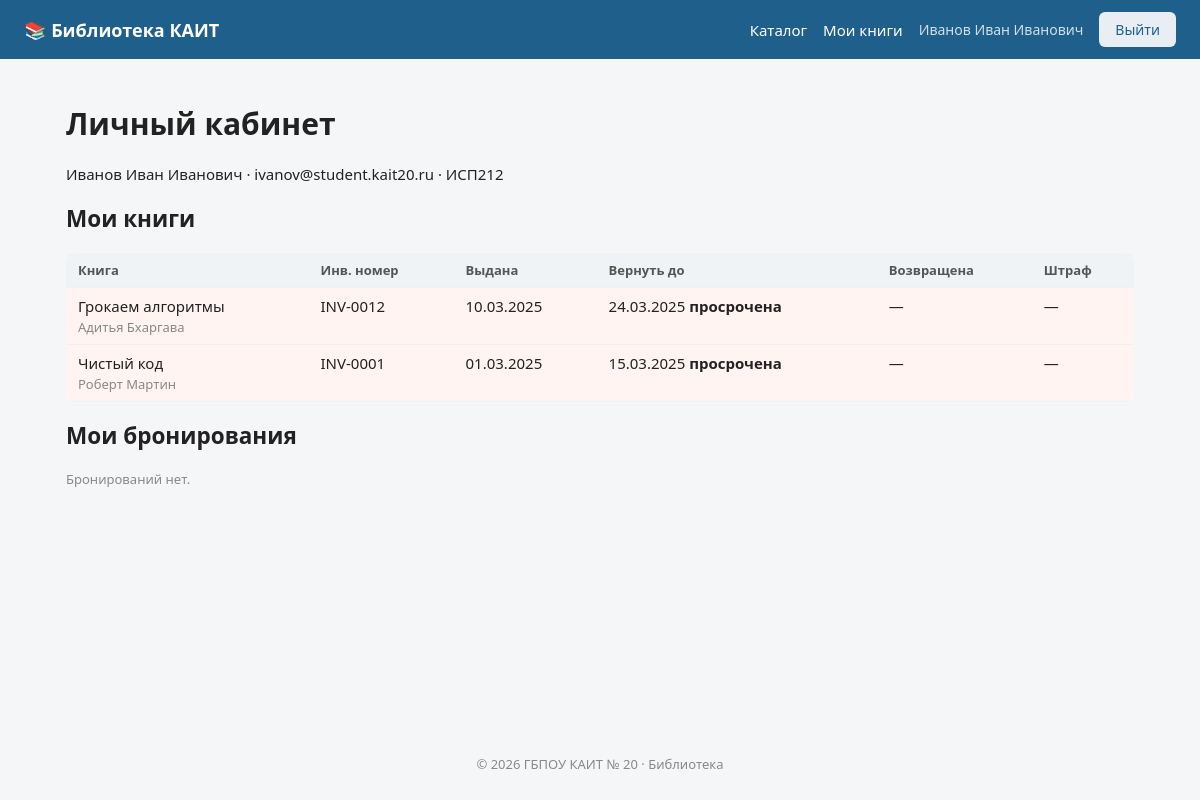
Page /public/index.php?page=profile (signed in) on the committed database.
### tables this page shows
CREATE TABLE IF NOT EXISTS users (
    id INT AUTO_INCREMENT PRIMARY KEY,
    full_name VARCHAR(150) NOT NULL,
    email VARCHAR(150) NOT NULL UNIQUE,
    password VARCHAR(255) NOT NULL,
    role ENUM('reader', 'librarian', 'admin') NOT NULL DEFAULT 'reader',
    category ENUM('student', 'teacher', 'staff') NOT NULL DEFAULT 'student',
    group_name VARCHAR(20) NULL,
    phone VARCHAR(20) NULL,
    is_blocked TINYINT(1) NOT NULL DEFAULT 0,
    created_at DATETIME NOT NULL
);

CREATE TABLE IF NOT EXISTS loans (
    id INT AUTO_INCREMENT PRIMARY KEY,
    copy_id INT NOT NULL,
    user_id INT NOT NULL,
    librarian_id INT NULL,
    issued_at DATE NOT NULL,
    due_at DATE NOT NULL,
    returned_at DATE NULL,
    fine DECIMAL(8,2) NOT NULL DEFAULT 0,
    FOREIGN KEY (copy_id) REFERENCES copies(id),
    FOREIGN KEY (user_id) REFERENCES users(id)
);

CREATE TABLE IF NOT EXISTS books (
    id INT AUTO_INCREMENT PRIMARY KEY,
    title VARCHAR(255) NOT NULL,
    author VARCHAR(255) NOT NULL,
    genre_id INT NULL,
    year SMALLINT NULL,
    isbn VARCHAR(20) NULL,
    description TEXT NULL,
    cover VARCHAR(255) NULL,
    created_at DATETIME NOT NULL,
    FOREIGN KEY (genre_id) REFERENCES genres(id)
);

CREATE TABLE IF NOT EXISTS copies (
    id INT AUTO_INCREMENT PRIMARY KEY,
    book_id INT NOT NULL,
    inventory_number VARCHAR(30) NOT NULL UNIQUE,
    status ENUM('available', 'issued', 'lost', 'repair') NOT NULL DEFAULT 'available',
    FOREIGN KEY (book_id) REFERENCES books(id)
);

### src/helpers.php (called while the page is built, shortened)
<?php
function e($value)
{
    return htmlspecialchars((string)$value, ENT_QUOTES, 'UTF-8');
}
function render($template, $vars = [])
{
    extract($vars);
    $user = Auth::user();
    require __DIR__ . '/../templates/' . $template . '.php';
    $content = ob_get_clean();
    require __DIR__ . '/../templates/layout.php';
}
function format_date($date)
{
    if (!$date) {
        return '—';
    }
    return date('d.m.Y', strtotime($date));
}

### src/Database.php (called while the page is built, shortened)
<?php
class Database
{
    private static $pdo = null;
    public static function get()
    {
        if (self::$pdo === null) {
            if (DB_DRIVER === 'sqlite') {
                $dsn = 'sqlite:' . DB_NAME;
                self::$pdo = new PDO($dsn);
            } else {
                $dsn = 'mysql:host=' . DB_HOST . ';port=' . DB_PORT . ';dbname=' . DB_NAME . ';charset=utf8mb4';
                self::$pdo = new PDO($dsn, DB_USER, DB_PASS);
            }
            self::$pdo->setAttribute(PDO::ATTR_ERRMODE, PDO::ERRMODE_EXCEPTION);
            self::$pdo->setAttribute(PDO::ATTR_DEFAULT_FETCH_MODE, PDO::FETCH_ASSOC);
        }
        return self::$pdo;
    }
    public static function fetchAll($sql, $params = [])
    {
        $stmt = self::get()->prepare($sql);
        $stmt->execute($params);
        return $stmt->fetchAll();
    }
    public static function fetchOne($sql, $params = [])
    {
        $stmt = self::get()->prepare($sql);
        $stmt->execute($params);
        $row = $stmt->fetch();
        return $row === false ? null : $row;
    }
}

### src/Auth.php (called while the page is built, shortened)
<?php
class Auth
{
    public static function user()
    {
        static $user = null;
        if ($user === null) {
            $user = Database::fetchOne('SELECT * FROM users WHERE id = ?', [$_SESSION['user_id']]);
        }
        return $user;
    }
    public static function check()
    {
        return self::user() !== null;
    }
    public static function requireLogin()
    {
        if (!self::check()) {
            redirect('login');
        }
    }
}

### src/LoanService.php (called while the page is built, shortened)
<?php
class LoanService
{
    public static function userLoans($userId)
    {
        return Database::fetchAll(
            'SELECT l.*, b.title, b.author, c.inventory_number
             FROM loans l
             JOIN copies c ON c.id = l.copy_id
             JOIN books b ON b.id = c.book_id
             WHERE l.user_id = ?
             ORDER BY l.issued_at DESC',
            [$userId]
        );
    }
}

### templates/profile.php (the view, shortened to what this page needs)
<h1>Личный кабинет</h1>
<p><?= e($user['full_name']) ?> · <?= e($user['email']) ?><?= $user['group_name'] ? ' · ' . e($user['group_name']) : '' ?></p>
<h2>Мои книги</h2>
<?php if (!$loans): ?>
    <p class="muted">Вы ещё не брали книг.</p>
<?php else: ?>
    <table class="table">
        <thead>
        <tr><th>Книга</th><th>Инв. номер</th><th>Выдана</th><th>Вернуть до</th><th>Возвращена</th><th>Штраф</th></tr>
        </thead>
        <tbody>
        <?php foreach ($loans as $l): ?>
            <?php $late = !$l['returned_at'] && strtotime($l['due_at']) < time(); ?>
            <tr class="<?= $late ? 'row-late' : '' ?>">
                <td><?= e($l['title']) ?><br><span class="muted"><?= e($l['author']) ?></span></td>
                <td><?= e($l['inventory_number']) ?></td>
                <td><?= format_date($l['issued_at']) ?></td>
                <td><?= format_date($l['due_at']) ?><?= $late ? ' <b>просрочена</b>' : '' ?></td>
                <td><?= format_date($l['returned_at']) ?></td>
                <td><?= $l['fine'] > 0 ? $l['fine'] . ' руб.' : '—' ?></td>
            </tr>
        <?php endforeach; ?>
        </tbody>
    </table>
<?php endif; ?>
<h2>Мои бронирования</h2>
<?php if (!$reservations): ?>
    <p class="muted">Бронирований нет.</p>
<?php endif; ?>

### templates/layout.php (shortened to what this page needs)
<!DOCTYPE html>
<html lang="ru">
<head>
    <link rel="stylesheet" href="assets/css/style.css">
</head>
<body>
<header class="topbar">
    <a class="logo" href="index.php">📚 <?= e(APP_NAME) ?></a>
    <nav>
        <a href="index.php?page=catalog">Каталог</a>
        <?php if ($user): ?>
            <a href="index.php?page=profile">Мои книги</a>
            <span class="user-name"><?= e($user['full_name']) ?></span>
            <a href="index.php?page=logout" class="btn btn-light">Выйти</a>
        <?php else: ?>
            <a href="index.php?page=login" class="btn btn-light">Войти</a>
            <a href="index.php?page=register" class="btn">Регистрация</a>
        <?php endif; ?>
    </nav>
</header>
<main class="container">
    <?= $content ?>
</main>
<footer class="footer">
    © <?= date('Y') ?> ГБПОУ КАИТ № 20 · Библиотека
</footer>
</body>
</html>

### public/assets/css/style.css (style rules this page uses)
* { box-sizing: border-box; }
body { margin: 0; font-family: "Segoe UI", Roboto, Arial, sans-serif; font-size: 15px; color: #222; background: #f5f6f8; }
a { color: #1f5f8b; }
.container { max-width: 1100px; margin: 0 auto; padding: 24px 16px 48px; min-height: calc(100vh - 120px); }
.topbar { display: flex; align-items: center; justify-content: space-between; gap: 16px; padding: 12px 24px; background: #1f5f8b; color: #fff; flex-wrap: wrap; }
.topbar a { color: #fff; text-decoration: none; }
.topbar nav { display: flex; gap: 16px; align-items: center; flex-wrap: wrap; }
.logo { font-weight: 700; font-size: 18px; }
.user-name { opacity: .8; font-size: 14px; }
.footer { text-align: center; padding: 16px; color: #888; font-size: 13px; }
.btn { display: inline-block; padding: 8px 16px; border: 0; border-radius: 6px; background: #2e7bb5; color: #fff !important; cursor: pointer; font-size: 14px; text-decoration: none; }
.btn-light { background: #e8eef3; color: #1f5f8b !important; }
.muted { color: #888; font-size: 13px; }
.table { width: 100%; border-collapse: collapse; background: #fff; border-radius: 8px; overflow: hidden; }
.table th, .table td { padding: 8px 12px; border-bottom: 1px solid #eef0f2; text-align: left; vertical-align: top; }
.table th { background: #f0f3f6; font-weight: 600; font-size: 13px; color: #555; }
.row-late td { background: #fff4f2; }

### rows in the picture
users: full_name "Иванов Иван Иванович", email "ivanov@student.kait20.ru", group_name "ИСП212"
loans: books.title "Грокаем алгоритмы", books.author "Адитья Бхаргава", copy.inventory_number "INV-0012", issued_at "10.03.2025", due_at "24.03.2025", shows "просрочена", returned_at "—"
loans: books.title "Чистый код", books.author "Роберт Мартин", copy.inventory_number "INV-0001", issued_at "01.03.2025", due_at "15.03.2025", shows "просрочена", returned_at "—"

### other values in the picture
APP_NAME "Библиотека КАИТ"
